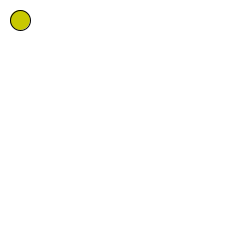
Frame 1 (no input)
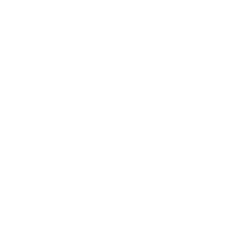
Frame 60 (the mouse pressed at the canvas centre just before this capture)
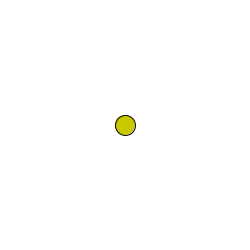
Frame 120 (the mouse held since frame 60 and released just before this capture)

The Processing sketch that drew these frames (run headless with seeded random() and noise(); from frame 60 on, the mouse is pressed at the canvas centre):

// Processing sketch: processing_106553
// ── processing_106553.pde

int counter;
int x = 20;
int y = 20;

int dx = 100;
int dy = 100;
void setup() {  //setup function called initially, only once
  size(250, 250);
}

void draw() {  //draw function loops 
  
  
  background(255,255,255);
  
  fill(200,200,0);
  ellipse (x,y,20,20);
  
  if (y<0 || y>250){
 dy = -dy;
 }
   if (x<0 || x>250) {
   dx = -dx;
   }
   x = x + dx;
        y = y + dy;
        
        if (mousePressed) {
        
        x=mouseX;
        y=mouseY;
  }
 }
